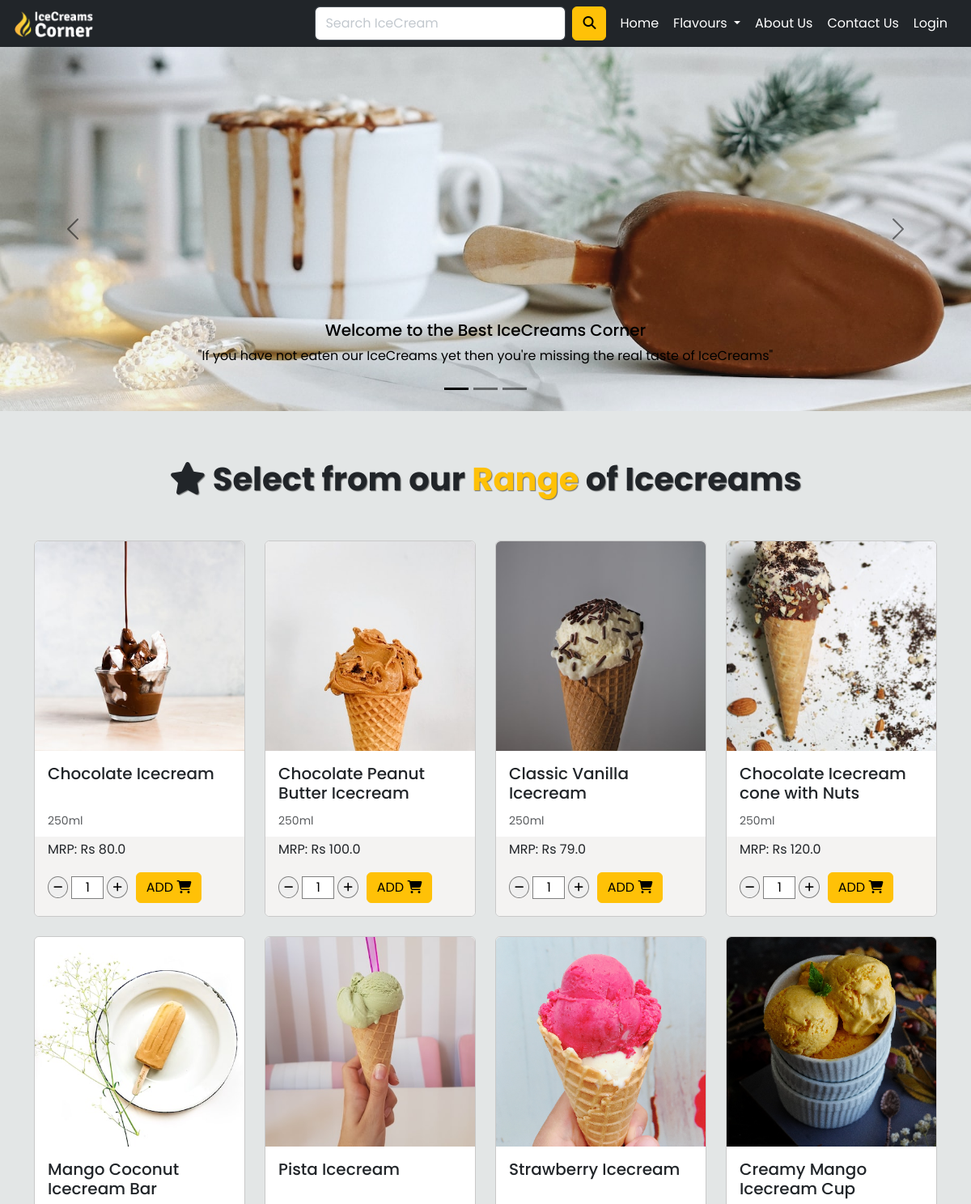
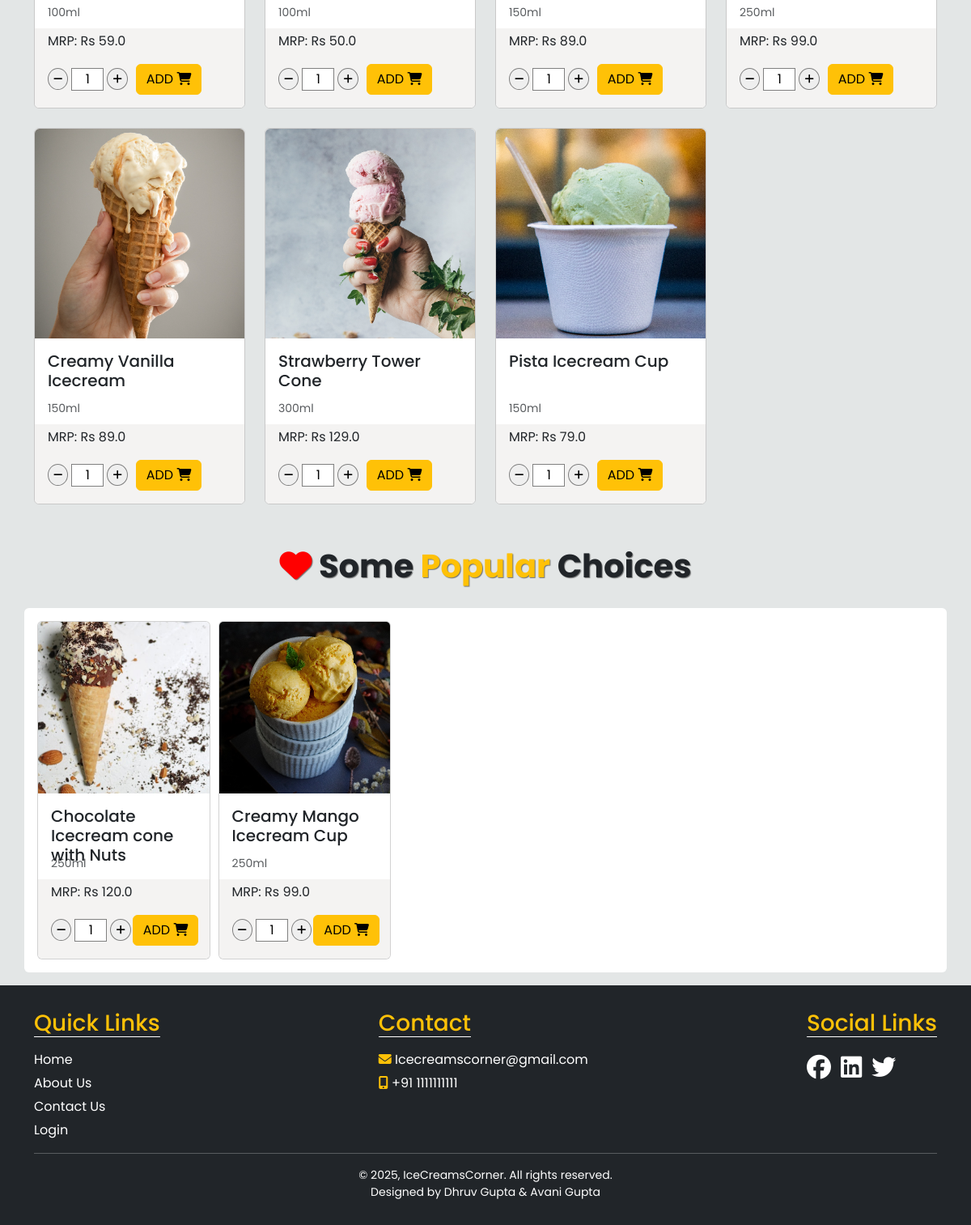
The page / on the database its author committed (2 pictures, top to bottom).
### store/models.py (models this page shows, shortened)
class IceCream(models.Model):
    name = models.CharField(max_length=100)
    volume = models.CharField(max_length=20)  # e.g., "100ml", "250ml"
    price = models.FloatField()
    image= models.ImageField(upload_to='icecream_imgs', default="" )
    user_quantity = models.PositiveIntegerField(default=1)  # User-selected quantity
    category= models.ForeignKey(Category, default=1, on_delete=models.CASCADE)
    total_quantity = models.PositiveIntegerField(default=0)
    sold_quantity = models.PositiveIntegerField(default=0)

### store/views.py (the view)
# urls.py: path('', index, name='home'),
def index(request):
    if 'cid' in request.GET:
        return render(request, 'index.html', {'icecreams': IceCream.objects.filter(category_id= request.GET['cid']),
        'is_any_popular_icecream': IceCream.objects.filter(sold_quantity__gt=5).exists(),
        'popular_icecreams': IceCream.objects.filter(sold_quantity__gt=5)})
    else:
        return render(request, 'index.html',{'icecreams': IceCream.objects.all(),
        'is_any_popular_icecream': IceCream.objects.filter(sold_quantity__gt=5).exists(),
        'popular_icecreams': IceCream.objects.filter(sold_quantity__gt=5)})

### store/views.py (called while the page is built)
def get_all_categories(request):
    return {"categories": Category.objects.all()}

def get_cart_items_count(request):
    return {'cart_items_count': Cart.objects.filter(user_id= request.user.id).aggregate(Sum('quantity'))['quantity__sum']}

### templates/index.html (shortened to what this page needs)
{% extends 'base.html' %}
{% block content %}
<div class="container-fluid px-0 ">
    <div id="carouselExampleCaptions" class="carousel carousel-dark slide" data-bs-ride="carousel">
        <div class="carousel-indicators">
            <button type="button" data-bs-target="#carouselExampleCaptions" data-bs-slide-to="0" class="active"
                aria-current="true" aria-label="Slide 1"></button>
            <button type="button" data-bs-target="#carouselExampleCaptions" data-bs-slide-to="1"
                aria-label="Slide 2"></button>
            <button type="button" data-bs-target="#carouselExampleCaptions" data-bs-slide-to="2"
                aria-label="Slide 3"></button>
        </div>
        <div class="carousel-inner home-carousel">
            <div class="carousel-item active">
                <img src="/static/img/1.jpg" class="d-block w-100" alt="...">
                <div class="carousel-caption d-none d-md-block new">
                    <h5>Welcome to the Best IceCreams Corner</h5>
                    <p>"If you have not eaten our IceCreams yet then you're missing the real taste of IceCreams"</p>
                </div>
            </div>
        </div>
        <button class="carousel-control-prev" type="button" data-bs-target="#carouselExampleCaptions"
            data-bs-slide="prev">
            <span class="carousel-control-prev-icon" aria-hidden="true"></span>
        </button>
        <button class="carousel-control-next" type="button" data-bs-target="#carouselExampleCaptions"
            data-bs-slide="next">
            <span class="carousel-control-next-icon" aria-hidden="true"></span>
        </button>
    </div>
</div>
<div class="container main-div py-5">
    <div class="text-center">
        <h1 class="my-2 py-1 mb-5 main-heading"><i class="fa-solid fa-star"></i> Select from our <span class="text-warning">Range</span> of Icecreams</h1>
    </div>
    <div class="row row-cols-2 row-cols-sm-2 row-cols-md-3 row-cols-lg-4 g-4">
        {% for icecream in icecreams %}
        <div class="col">
            <div class="card icecream-imgs">
                <img src="{{icecream.image.url}}" alt="">
                <div class="card-body pb-2 card-body-top">
                    <h5 class="card-text">{{icecream.name}}</h5>
                    <div>
                        <small class="text-body-secondary">{{icecream.volume}}</small>
                    </div>
                </div>
                <div class="card-body pt-1 card-body-div">
                    <p class="">MRP: Rs {{icecream.price}}</p>
                    <form method="post" action="{% url 'addtocart' %}">
                        <div class="quantity-button-div">
                            <div class="quantity-selector justify-content-center">
                                <button type="button" class="minus-btn"><i class="fa-solid fa-minus"></i></button>
                                <input class="mx-1 quantity-selector-input" type="text" name="quantity" max="6" min="1"
                                    value="1">
                                <button type="button" class="plus-btn"><i class="fa-solid fa-plus"></i></button>
                            </div>
                            <div class="btn-group add-to-cart">
                                <button type="submit" class="btn btn btn-warning">ADD <i
                                        class="fa-solid fa-cart-shopping"></i></button>
                            </div>
                        </div>
                    </form>
                </div>
            </div>
        </div>
        {% endfor %}
    </div>
</div>
{% if is_any_popular_icecream %}
<div class="text-center">
    <h1 class="mb-4 py-1 slider-heading"><i class="fa-solid fa-heart" style="color: red;"></i> Some <span class="text-warning">Popular </span>Choices</h1>
</div>
    <section class="container bg-white my-3 px-3 py-3" style="border-radius: 0.355rem;">
        <div class="owl-carousel owl-theme">
            {% for icecream in popular_icecreams %}
                <div class="item">
                    <div class="card">
                        <img src="{{icecream.image.url}}" class="card-img-top" alt="...">
                        <div class="card-body pb-2 ">
                            <h5 class="card-text">{{icecream.name}}</h5>
                            <small class="text-body-secondary">{{icecream.volume}}</small>
                        </div>
                        <div class="card-body pt-1 card-body-div">
                            <p class="">MRP: Rs {{icecream.price}}</p>
                            <form method="post" action="{% url 'addtocart' %}">
                                <div class="quantity-button-div">
                                    <div class="quantity-selector align-items-center">
                                        <button type="button" class="minus-btn"><i class="fa-solid fa-minus"></i></button>
                                        <input class="mx-1 quantity-selector-input" type="text" name="quantity" min="1" max="6"
                                            value="1">
                                        <button type="button" class="plus-btn"><i class="fa-solid fa-plus"></i></button>
                                    </div>
                                    <div class="btn-group add-to-cart">
                                        <button type="submit" class="btn btn btn-warning">ADD <i
                                                class="fa-solid fa-cart-shopping"></i></button>
                                    </div>
                                </div>
                            </form>
                        </div>
                    </div>
                </div>
            {% endfor %}
        </div>
    </section>
{% endif %}
{% endblock content %}

### templates/base.html (shortened to what this page needs)
<!doctype html>
<html lang="en">
<head>
    <link href="https://cdn.jsdelivr.net/npm/bootstrap@5.3.0/dist/css/bootstrap.min.css" rel="stylesheet">
    <link rel="stylesheet" href="https://cdnjs.cloudflare.com/ajax/libs/font-awesome/6.4.2/css/all.min.css"
 />
    <link href="https://cdn.jsdelivr.net/npm/aos@2.3.4/dist/aos.css" rel="stylesheet">
    <link rel="stylesheet" href="https://cdnjs.cloudflare.com/ajax/libs/OwlCarousel2/2.3.4/assets/owl.carousel.min.css"
 />
    <link rel="stylesheet"
        href="https://cdnjs.cloudflare.com/ajax/libs/OwlCarousel2/2.3.4/assets/owl.theme.default.min.css"
 />
    {% load static %}
    <link rel="stylesheet" href="{% static 'css\style.css'%}">
</head>
<body>
    <nav class="navbar bg-dark navbar-expand-lg bg-body navbar1" data-bs-theme="dark">
        <div class="container-fluid">
            <a class="navbar-brand p-1" id="navbar-logo" href="{% url 'home' %}"><img src="/static/img/logo.png"
                    alt=""></a>
            <div class="collapse navbar-collapse justify-content-end" id="navbarSupportedContent">
                <ul class="navbar-nav ms-auto mb-2 mb-lg-0 mx-2">
                    <div id="nav-search">
                        <form class="d-flex search-bar mx-2" role="search" action="{% url 'search' %}">
                            <input class="form-control me-2 bg-white" type="search" name="name"
                                placeholder="Search IceCream" aria-label="Search">
                            <button class="btn btn-warning" type="submit"><i
                                    class="fa-solid fa-magnifying-glass"></i></button>
                        </form>
                    </div>
                    {% include 'common_navbar.html' %}
                </ul>
            </div>
        </div>
    </nav>
    {% block content %}
    {% endblock content %}
    <footer class="site-footer">
        <div class="container">
            <div class="con-links">
                <div class="quick-links me-4">
                    <h3>Quick Links</h3>
                    <a href="{% url 'home' %}">Home</a>
                    <a href="{% url 'about' %}">About Us</a>
                    <a href="{% url 'contact' %}">Contact Us</a>
                    {% if request.user.is_authenticated %}
                    <a href="{% url 'logout' %}">Logout</a>
                    {% else %}
                    <a href="{% url 'login' %}">Login</a>
                    {% endif %}
                </div>
                <div class="contact me-4">
                    <h3>Contact</h3>
                    <a id="contact-mail" href="mailto:anujchaudhary3112@gmail.com"><i class="fa-solid fa-envelope text-warning"></i>
                        Icecreamscorner@gmail.com</a>
                    <a id="contact-phone" href="tel:9811981198"><i class="fa-solid fa-mobile-screen-button text-warning"></i>
                        +91 1111111111</a>
                </div>
                <div class="social-links">
                    <h3>Social Links</h3>
                    <div class="text-start">
                        <a id="fb" class="me-1" href="https://www.facebook.com/" target="_blank"><i
                                class="fa-brands fa-facebook"></i></a>
                        <a id="linkedin" class="me-1" href="https://www.linkedin.com/in/dhruv-gupta-a105a1261/" target="_blank"><i
                                class="fa-brands fa-linkedin"></i></a>
                        <a id="twitter" href="https://www.google.com/" target="_blank"><i
                                class="fa-brands fa-twitter"></i></a>
                    </div>
                </div>
            </div>
            <div id="bottom-content">
                <hr>
                <div class="para">
                    <p>&copy; {% now 'Y' %}, IceCreamsCorner. All rights reserved.</p>
                    <p>Designed by Dhruv Gupta & Avani Gupta</p>
                </div>
            </div>
        </div>
    </footer>
</body>
</html>

### templates/common_navbar.html (shortened to what this page needs)
<li class="nav-item home-link">
    <a class="nav-link active" aria-current="page" href="{% url 'home' %}">Home</a>
</li>
<li class="nav-item dropdown">
    <a class="nav-link dropdown-toggle" href="#" role="button" data-bs-toggle="dropdown" aria-expanded="false">
        Flavours
    </a>
</li>
{% if request.user.is_authenticated %}
<li class="nav-item cart">
    <a class="nav-link {% if request.path == '/cart/' %}active{% endif %}" href="{% url 'cart' %}">
        <div id="cart-icon"><img src="/static/img/cart.png" alt=""></div> <span class="badge bg-danger rounded-pill">
            {% if cart_items_count != None %}
            {{cart_items_count}}
            {% else %}
            0
            {% endif %}</span>
        <div>Cart</div>
    </a>
</li>
<li class="nav-item dropdown">
    <a class="nav-link dropdown-toggle" href="#" role="button" data-bs-toggle="dropdown" aria-expanded="false">
        More
    </a>
    <ul class="dropdown-menu dropdown-menu-lg-start">
        <li><a class="dropdown-item" href="{% url 'about' %}">About Us</a></li>
        <li><a class="dropdown-item" href="{% url 'contact' %}">Contact Us</a></li>
    </ul>
</li>
{% else %}
<li class="nav-item">
    <a class="nav-link" href="{% url 'about' %}">About Us</a>
</li>
<li class="nav-item">
    <a class="nav-link" href="{% url 'contact' %}">Contact Us</a>
</li>
{% endif %}
{% if request.user.is_authenticated %}
<li class="nav-item dropdown">
    <a class="nav-link dropdown-toggle" href="#" role="button" data-bs-toggle="dropdown" aria-expanded="false">
        Welcome, {{user.first_name}}
    </a>
    <ul class="dropdown-menu dropdown-menu-lg-start">
        <li><a class="dropdown-item" href="{% url 'orders' %}">Your orders</a></li>
        <li>
            <hr class="dropdown-divider">
        </li>
        <li><a class="dropdown-item" href="{% url 'logout' %}">Logout</a></li>
    </ul>
</li>
{% else %}
<li class="nav-item login" id='login-link'>
    <a class="nav-link" href="{% url 'login' %}">Login</a>
</li>
{% endif %}

### static/css/style.css (style rules this page uses)
* { box-sizing: border-box; }
body { background-color: #E3E6E6; margin: 0; padding: 0; font-family: 'Poppins', sans-serif; }
h1 { font-weight: bold; }
.navbar1 { position: sticky; top: 0px; z-index: 1000; }
.navbar1 a, .navbar2 a { color: white; }
#navbar-logo>img { height: 34px; }
.navbar1 .nav-link, .navbar-brand { height: 42px; border: 1px solid transparent; border-radius: 2px; }
.navbar1 a, .navbar2 a { font-family: 'Poppins', sans-serif; }
.navbar1 .search-bar input { color: black; }
@media screen and (min-width:992px) { .search-bar { width: 30vw; height: 42px; } }
.site-footer { background-color: #212529; padding: 30px 0; text-align: center; }
.site-footer p { margin: 0; font-size: 14px; color: #ffffff; }
.con-links { width: 100%; display: flex; justify-content: space-between; flex-wrap: wrap; }
.contact { color: white; height: 110px; width: max-content; text-align: left; }
.contact>h3, .quick-links>h3, .social-links>h3 { width: max-content; color: #FFC107; border-bottom: 1px solid white; margin-bottom: 16px; }
#contact-mail, #contact-phone { text-decoration: none; color: white; display: block; margin-top: 5px; }
.quick-links { color: white; text-align: left; }
.quick-links a { display: block; color: white; text-decoration: none; margin-top: 5px; transition: color 0.3s ease, margin-left 0.3s ease; }
footer hr { color: white; }
.social-links { font-size: 30px; }
.social-links a { color: white; }
.para { margin-top: 12px; }
.icecream-imgs>img { border-radius: 0.355rem 0.355rem 0 0; }
.icecream-imgs { border: 0.5px solid rgb(201, 201, 201); transition: box-shadow 0.3s ease; }
.card-text { height: 50px; margin-right: -5px; }
.card-body-top { display: flex; flex-direction: column; flex-wrap: wrap; }
.card-body-div { border-radius: 0 0 0.355rem 0.355rem; background-color: rgb(244, 243, 242); }
.quantity-selector { display: flex; }
.minus-btn, .plus-btn { border: 1px solid grey; border-radius: 50%; font-size: 13px; height: 27px; }
.quantity-selector-input { border: 1px solid grey; width: 40px; text-align: center; }
.quantity-button-div { display: flex; align-items: center; }
.add-to-cart { margin-left: 10px; }
.main-heading, .slider-heading { text-shadow: 1px 1px 1px rgba(0, 0, 0, 0.5); }
@media screen and (min-width: 768px) and (max-width: 1400px) { .owl-carousel .add-to-cart { margin-left: 2px; margin-right: -15px; } }

### rows shown on the page
IceCream: image (picture), name "Chocolate Icecream", volume "250ml", price "80.0"
IceCream: image (picture), name "Chocolate Peanut Butter Icecream", volume "250ml", price "100.0"
IceCream: image (picture), name "Classic Vanilla Icecream", volume "250ml", price "79.0"
IceCream: image (picture), name "Chocolate Icecream cone with Nuts", volume "250ml", price "120.0"
IceCream: image (picture), name "Mango Coconut Icecream Bar", volume "100ml", price "59.0"
IceCream: image (picture), name "Pista Icecream", volume "100ml", price "50.0"
IceCream: image (picture), name "Strawberry Icecream", volume "150ml", price "89.0"
IceCream: image (picture), name "Creamy Mango Icecream Cup", volume "250ml", price "99.0"
IceCream: image (picture), name "Creamy Vanilla Icecream", volume "150ml", price "89.0"
IceCream: image (picture), name "Strawberry Tower Cone", volume "300ml", price "129.0"
IceCream: image (picture), name "Pista Icecream Cup", volume "150ml", price "79.0"
